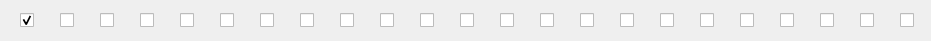
        <widget class="QWidget" name="S1Widget" native="true">
         <property name="geometry">
          <rect>
           <x>90</x>
           <y>100</y>
           <width>931</width>
           <height>41</height>
          </rect>
         </property>
         <widget class="QCheckBox" name="S1F22">
          <property name="geometry">
           <rect>
            <x>900</x>
            <y>10</y>
            <width>21</width>
            <height>20</height>
           </rect>
          </property>
          <property name="text">
           <string/>
          </property>
          <property name="autoExclusive">
           <bool>true</bool>
          </property>
         </widget>
         <widget class="QCheckBox" name="S1F6">
          <property name="geometry">
           <rect>
            <x>260</x>
            <y>10</y>
            <width>16</width>
            <height>20</height>
           </rect>
          </property>
          <property name="text">
           <string/>
          </property>
          <property name="autoExclusive">
           <bool>true</bool>
          </property>
         </widget>
         <widget class="QCheckBox" name="S1F12">
          <property name="geometry">
           <rect>
            <x>500</x>
            <y>10</y>
            <width>16</width>
            <height>20</height>
           </rect>
          </property>
          <property name="text">
           <string/>
          </property>
          <property name="autoExclusive">
           <bool>true</bool>
          </property>
         </widget>
         <widget class="QCheckBox" name="S1F18">
          <property name="geometry">
           <rect>
            <x>740</x>
            <y>10</y>
            <width>16</width>
            <height>20</height>
           </rect>
          </property>
          <property name="text">
           <string/>
          </property>
          <property name="autoExclusive">
           <bool>true</bool>
          </property>
         </widget>
         <widget class="QCheckBox" name="S1F2">
          <property name="geometry">
           <rect>
            <x>100</x>
            <y>10</y>
            <width>16</width>
            <height>20</height>
           </rect>
          </property>
          <property name="text">
           <string/>
          </property>
          <property name="autoExclusive">
           <bool>true</bool>
          </property>
         </widget>
         <widget class="QCheckBox" name="S1F7">
          <property name="geometry">
           <rect>
            <x>300</x>
            <y>10</y>
            <width>16</width>
            <height>20</height>
           </rect>
          </property>
          <property name="text">
           <string/>
          </property>
          <property name="autoExclusive">
           <bool>true</bool>
          </property>
         </widget>
         <widget class="QCheckBox" name="S1F13">
          <property name="geometry">
           <rect>
            <x>540</x>
            <y>10</y>
            <width>16</width>
            <height>20</height>
           </rect>
          </property>
          <property name="text">
           <string/>
          </property>
          <property name="autoExclusive">
           <bool>true</bool>
          </property>
         </widget>
         <widget class="QCheckBox" name="S1F19">
          <property name="geometry">
           <rect>
            <x>780</x>
            <y>10</y>
            <width>16</width>
            <height>20</height>
           </rect>
          </property>
          <property name="text">
           <string/>
          </property>
          <property name="autoExclusive">
           <bool>true</bool>
          </property>
         </widget>
         <widget class="QCheckBox" name="S1F8">
          <property name="geometry">
           <rect>
            <x>340</x>
            <y>10</y>
            <width>16</width>
            <height>20</height>
           </rect>
          </property>
          <property name="text">
           <string/>
          </property>
          <property name="autoExclusive">
           <bool>true</bool>
          </property>
         </widget>
         <widget class="QCheckBox" name="S1F3">
          <property name="geometry">
           <rect>
            <x>140</x>
            <y>10</y>
            <width>16</width>
            <height>20</height>
           </rect>
          </property>
          <property name="text">
           <string/>
          </property>
          <property name="autoExclusive">
           <bool>true</bool>
          </property>
         </widget>
         <widget class="QCheckBox" name="S1F9">
          <property name="geometry">
           <rect>
            <x>380</x>
            <y>10</y>
            <width>16</width>
            <height>20</height>
           </rect>
          </property>
          <property name="text">
           <string/>
          </property>
          <property name="autoExclusive">
           <bool>true</bool>
          </property>
         </widget>
         <widget class="QCheckBox" name="S1F1">
          <property name="geometry">
           <rect>
            <x>60</x>
            <y>10</y>
            <width>16</width>
            <height>20</height>
           </rect>
          </property>
          <property name="text">
           <string/>
          </property>
          <property name="autoExclusive">
           <bool>true</bool>
          </property>
         </widget>
         <widget class="QCheckBox" name="S1F14">
          <property name="geometry">
           <rect>
            <x>580</x>
            <y>10</y>
            <width>16</width>
            <height>20</height>
           </rect>
          </property>
          <property name="text">
           <string/>
          </property>
          <property name="autoExclusive">
           <bool>true</bool>
          </property>
         </widget>
         <widget class="QCheckBox" name="S1F20">
          <property name="geometry">
           <rect>
            <x>820</x>
            <y>10</y>
            <width>16</width>
            <height>20</height>
           </rect>
          </property>
          <property name="text">
           <string/>
          </property>
          <property name="autoExclusive">
           <bool>true</bool>
          </property>
         </widget>
         <widget class="QCheckBox" name="S1F4">
          <property name="geometry">
           <rect>
            <x>180</x>
            <y>10</y>
            <width>16</width>
            <height>20</height>
           </rect>
          </property>
          <property name="text">
           <string/>
          </property>
          <property name="autoExclusive">
           <bool>true</bool>
          </property>
         </widget>
         <widget class="QCheckBox" name="S1F10">
          <property name="geometry">
           <rect>
            <x>420</x>
            <y>10</y>
            <width>16</width>
            <height>20</height>
           </rect>
          </property>
          <property name="text">
           <string/>
          </property>
          <property name="autoExclusive">
           <bool>true</bool>
          </property>
         </widget>
         <widget class="QCheckBox" name="S1F15">
          <property name="geometry">
           <rect>
            <x>620</x>
            <y>10</y>
            <width>16</width>
            <height>20</height>
           </rect>
          </property>
          <property name="text">
           <string/>
          </property>
          <property name="autoExclusive">
           <bool>true</bool>
          </property>
         </widget>
         <widget class="QCheckBox" name="S1F21">
          <property name="geometry">
           <rect>
            <x>860</x>
            <y>10</y>
            <width>16</width>
            <height>20</height>
           </rect>
          </property>
          <property name="text">
           <string/>
          </property>
          <property name="autoExclusive">
           <bool>true</bool>
          </property>
         </widget>
         <widget class="QCheckBox" name="S1F16">
          <property name="geometry">
           <rect>
            <x>660</x>
            <y>10</y>
            <width>16</width>
            <height>20</height>
           </rect>
          </property>
          <property name="text">
           <string/>
          </property>
          <property name="autoExclusive">
           <bool>true</bool>
          </property>
         </widget>
         <widget class="QCheckBox" name="S1F5">
          <property name="geometry">
           <rect>
            <x>220</x>
            <y>10</y>
            <width>16</width>
            <height>20</height>
           </rect>
          </property>
          <property name="text">
           <string/>
          </property>
          <property name="autoExclusive">
           <bool>true</bool>
          </property>
         </widget>
         <widget class="QCheckBox" name="S1F11">
          <property name="geometry">
           <rect>
            <x>460</x>
            <y>10</y>
            <width>16</width>
            <height>20</height>
           </rect>
          </property>
          <property name="text">
           <string/>
          </property>
          <property name="autoExclusive">
           <bool>true</bool>
          </property>
         </widget>
         <widget class="QCheckBox" name="S1F17">
          <property name="geometry">
           <rect>
            <x>700</x>
            <y>10</y>
            <width>16</width>
            <height>20</height>
           </rect>
          </property>
          <property name="text">
           <string/>
          </property>
          <property name="autoExclusive">
           <bool>true</bool>
          </property>
         </widget>
         <widget class="QCheckBox" name="S1F0">
          <property name="geometry">
           <rect>
            <x>20</x>
            <y>10</y>
            <width>21</width>
            <height>20</height>
           </rect>
          </property>
          <property name="text">
           <string/>
          </property>
          <property name="checked">
           <bool>true</bool>
          </property>
          <property name="autoExclusive">
           <bool>true</bool>
          </property>
         </widget>
        </widget>
